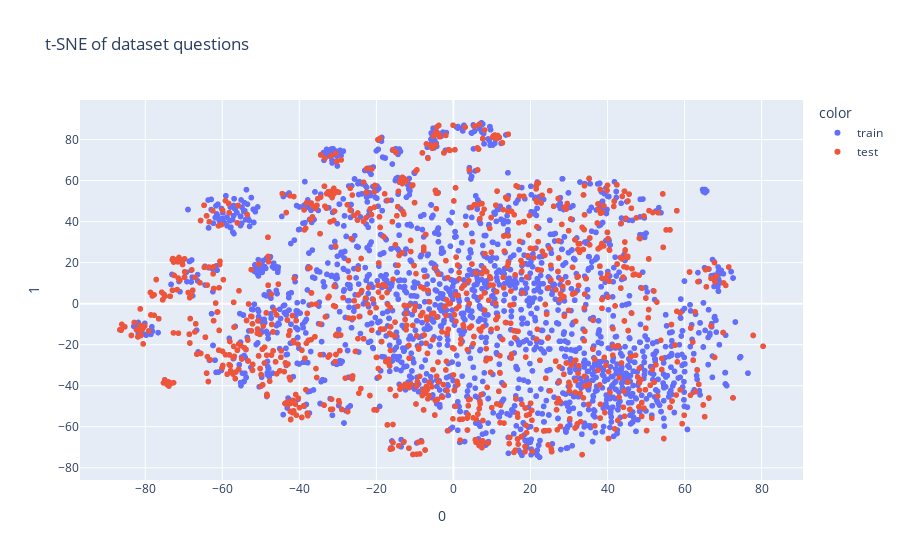

Source (notebook cell):
### Markdown cell above
Seems like questions are really close in terms of their general thematic context, but might differ factually/in details. Let's look at entities in quetions/answers

### Code cell
plot_tsne(
    get_bert_embeddings(list(train_q_entities) + list(test_q_entities)),
    list(train_q_entities) + list(test_q_entities),
    ["train"]*len(train_q_entities) + ["test"]*len(test_q_entities),    
    title="t-SNE of dataset questions"
)

### Figure 1 — Plotly figure (JSON) as saved in the notebook; plotly's stock layout.template omitted (floating-point values rounded to 4 significant figures; data arrays with more than 128 entries replaced by an {"elided": "..."} marker saying what was removed)
{"data": [{"hovertemplate": "<b>%{hovertext}</b><br><br>color=train<br>0=%{x}<br>1=%{y}<extra></extra>", "hovertext": {"elided": "2746 str values"}, "legendgroup": "train", "marker": {"color": "#636efa", "symbol": "circle"}, "mode": "markers", "name": "train", "showlegend": true, "type": "scattergl", "x": {"elided": "2746 float values"}, "xaxis": "x", "y": {"elided": "2746 float values"}, "yaxis": "y"}, {"hovertemplate": "<b>%{hovertext}</b><br><br>color=test<br>0=%{x}<br>1=%{y}<extra></extra>", "hovertext": {"elided": "1113 str values"}, "legendgroup": "test", "marker": {"color": "#EF553B", "symbol": "circle"}, "mode": "markers", "name": "test", "showlegend": true, "type": "scattergl", "x": {"elided": "1113 float values"}, "xaxis": "x", "y": {"elided": "1113 float values"}, "yaxis": "y"}], "layout": {"legend": {"title": {"text": "color"}, "tracegroupgap": 0}, "title": {"text": "t-SNE of dataset questions"}, "xaxis": {"anchor": "y", "domain": [0, 1], "title": {"text": "0"}}, "yaxis": {"anchor": "x", "domain": [0, 1], "title": {"text": "1"}}}}
